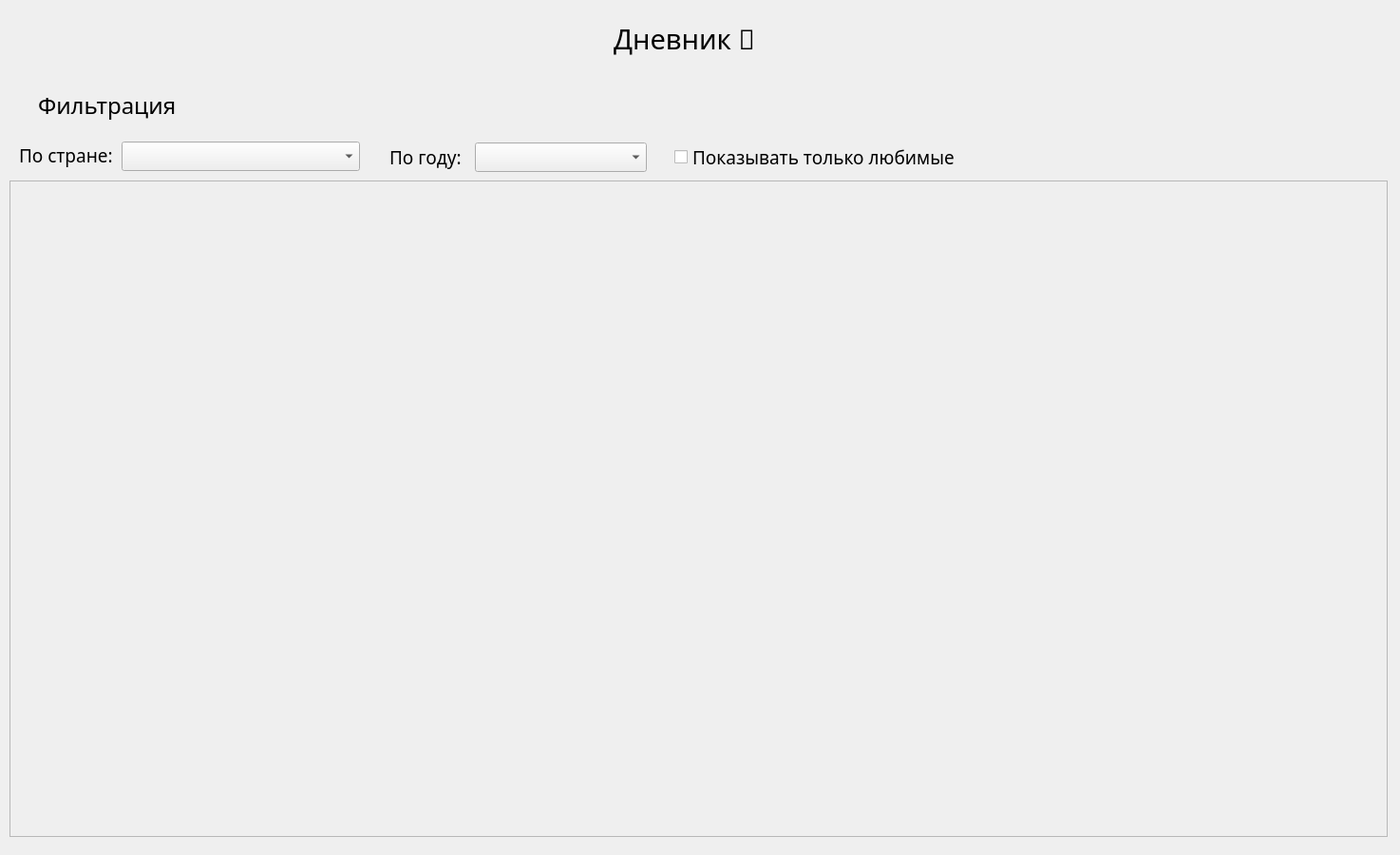
<?xml version="1.0" encoding="UTF-8"?>
<ui version="4.0">
 <class>Diary</class>
 <widget class="QWidget" name="Diary">
  <property name="geometry">
   <rect>
    <x>0</x>
    <y>0</y>
    <width>1474</width>
    <height>900</height>
   </rect>
  </property>
  <property name="windowTitle">
   <string>Form</string>
  </property>
  <widget class="QLabel" name="label">
   <property name="geometry">
    <rect>
     <x>646</x>
     <y>10</y>
     <width>181</width>
     <height>61</height>
    </rect>
   </property>
   <property name="font">
    <font>
     <family>Century Gothic</family>
     <pointsize>22</pointsize>
     <bold>false</bold>
    </font>
   </property>
   <property name="text">
    <string>Дневник 📕</string>
   </property>
  </widget>
  <widget class="QScrollArea" name="scrollArea">
   <property name="geometry">
    <rect>
     <x>10</x>
     <y>190</y>
     <width>1451</width>
     <height>691</height>
    </rect>
   </property>
   <property name="widgetResizable">
    <bool>true</bool>
   </property>
   <widget class="QWidget" name="scrollAreaWidgetContents">
    <property name="geometry">
     <rect>
      <x>0</x>
      <y>0</y>
      <width>1447</width>
      <height>687</height>
     </rect>
    </property>
   </widget>
  </widget>
  <widget class="QLabel" name="filter_label">
   <property name="geometry">
    <rect>
     <x>20</x>
     <y>148</y>
     <width>111</width>
     <height>31</height>
    </rect>
   </property>
   <property name="font">
    <font>
     <family>Century Gothic</family>
     <pointsize>14</pointsize>
    </font>
   </property>
   <property name="text">
    <string>По стране:</string>
   </property>
  </widget>
  <widget class="QComboBox" name="country_filter">
   <property name="geometry">
    <rect>
     <x>128</x>
     <y>149</y>
     <width>251</width>
     <height>31</height>
    </rect>
   </property>
   <property name="minimumSize">
    <size>
     <width>0</width>
     <height>0</height>
    </size>
   </property>
  </widget>
  <widget class="QLabel" name="label_2">
   <property name="geometry">
    <rect>
     <x>40</x>
     <y>90</y>
     <width>161</width>
     <height>41</height>
    </rect>
   </property>
   <property name="font">
    <font>
     <family>Century Gothic</family>
     <pointsize>18</pointsize>
    </font>
   </property>
   <property name="text">
    <string>Фильтрация</string>
   </property>
  </widget>
  <widget class="QLabel" name="filter_label_2">
   <property name="geometry">
    <rect>
     <x>410</x>
     <y>150</y>
     <width>81</width>
     <height>31</height>
    </rect>
   </property>
   <property name="font">
    <font>
     <family>Century Gothic</family>
     <pointsize>14</pointsize>
    </font>
   </property>
   <property name="text">
    <string>По году:</string>
   </property>
  </widget>
  <widget class="QCheckBox" name="favirite_only">
   <property name="geometry">
    <rect>
     <x>710</x>
     <y>150</y>
     <width>301</width>
     <height>31</height>
    </rect>
   </property>
   <property name="font">
    <font>
     <family>Century Gothic</family>
     <pointsize>14</pointsize>
    </font>
   </property>
   <property name="text">
    <string>Показывать только любимые</string>
   </property>
  </widget>
  <widget class="QComboBox" name="country_filter_2">
   <property name="geometry">
    <rect>
     <x>500</x>
     <y>150</y>
     <width>181</width>
     <height>31</height>
    </rect>
   </property>
   <property name="minimumSize">
    <size>
     <width>0</width>
     <height>0</height>
    </size>
   </property>
  </widget>
 </widget>
 <resources/>
 <connections/>
</ui>
